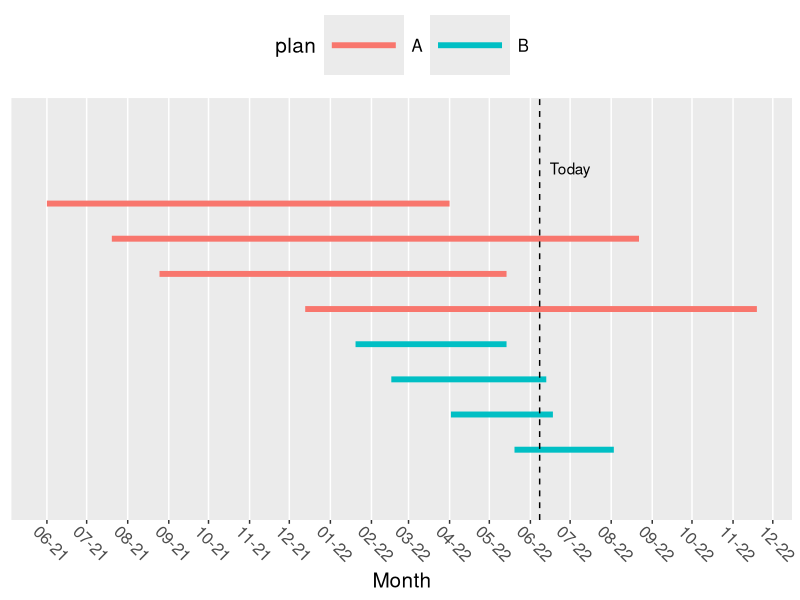

Source code (R):
## ---- chunk 1
knitr::opts_chunk$set(echo = T, warning = F, message = F, cache = F)
library(ggplot2)
## ---- chunk 2
lifelines_plot <- data.frame(
  id = 8:1,
  time = as.Date(c(
    "2021-06-01", "2021-07-20", "2021-08-25", "2021-12-13",
    "2022-01-20", "2022-02-16", "2022-04-02", "2022-05-20"
  )),
  xmin = as.Date(c(
    "2021-06-01", "2021-07-20", "2021-08-25", "2021-12-13",
    "2022-01-20", "2022-02-16", "2022-04-02", "2022-05-20"
  )),
  xmax = as.Date(c(
    "2022-04-01", "2022-08-22", "2022-05-14", "2022-11-19",
    "2022-05-14", "2022-06-13", "2022-06-18", "2022-08-03"
  )),
  plan = factor(rep(c("A", "B"), each = 4))
)

ggplot(lifelines_plot, aes(time, id, color = plan)) +
  geom_linerange(aes(xmin = xmin, xmax = xmax), size = 2) +
  theme(
    axis.ticks.y = element_blank(), axis.title.y = element_blank(),
    axis.text.y = element_blank(), panel.grid.major.y = element_blank(),
    panel.grid.minor.x = element_blank(),
    panel.grid.minor.y = element_blank(),
    axis.text.x = element_text(angle = -45, vjust = 0),
    legend.key.size = unit(0.1, "npc"), legend.direction = "horizontal",
    legend.position = "top", text = element_text(size = 15)
  ) +
  scale_y_continuous(expand = expansion(add = 2)) +
  geom_vline(xintercept = as.Date("2022-06-08"), lty = 2) +
  scale_x_date(date_breaks = "1 months", date_labels = "%m-%y", name = "Month") +
  annotate(x = as.Date("2022-07-01"), y = 9, geom = "text", label = "Today")
## ---- chunk 3
today <- 22
Na <- 700
Nb <- 300
plan <- rep(c("A", "B"), time = c(Na, Nb))
set.seed(1)
join_time <- c(runif(Na, 0, 20), runif(Nb, 20, today))
## ---- chunk 4
tapply(join_time, plan, mean)
## ---- chunk 5
set.seed(1)
time_to_churn <- c(rpois(Na, 4), rpois(Nb, 3))
## ---- chunk 6
tapply(time_to_churn, plan, mean)
## ---- chunk 7
churn_time <- join_time + time_to_churn
## ---- chunk 8
churned <- churn_time < today
## ---- chunk 9
tapply(churned, plan, mean)
## ---- chunk 10
time_since_join <- today - join_time
glm(churned ~ plan + time_since_join)
## ---- chunk 11
library(survival)
observed_time <- ifelse(churned, time_to_churn, today - join_time)
# add a tiny amount (0.01) to observed_time to avoid observed_time = 0
survregExp <- survreg(Surv(observed_time + 0.01, churned) ~ plan,
  dist = "exponential"
)
coef(survregExp)
## ---- chunk 12
mean(time_to_churn)
